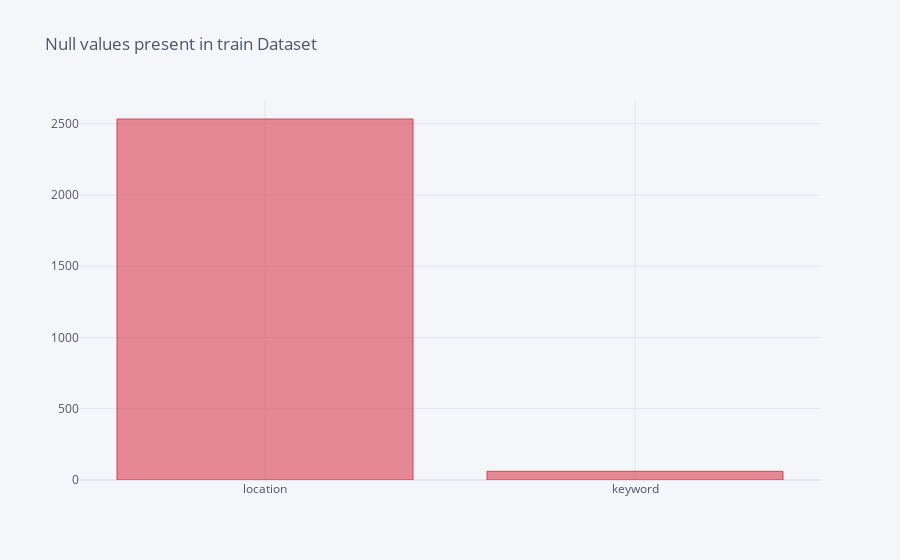

Write notebook code for a chart like this one.
### Markdown cell above
<a id='visual'></a>
# 3. Visualization of data

### Code cell
missing = train.isnull().sum()  
missing[missing>0].sort_values(ascending=False).iplot(kind='bar',title='Null values present in train Dataset', color=['red'])

### Figure 1 — Plotly figure (JSON) as saved in the notebook; plotly's stock layout.template omitted (floating-point values rounded to 4 significant figures)
{"data": [{"marker": {"color": "rgba(219, 64, 82, 0.6)", "line": {"color": "rgba(219, 64, 82, 1.0)", "width": 1}}, "name": "None", "orientation": "v", "text": "", "type": "bar", "x": ["location", "keyword"], "y": [2533, 61]}], "layout": {"legend": {"bgcolor": "#F5F6F9", "font": {"color": "#4D5663"}}, "paper_bgcolor": "#F5F6F9", "plot_bgcolor": "#F5F6F9", "title": {"font": {"color": "#4D5663"}, "text": "Null values present in train Dataset"}, "xaxis": {"gridcolor": "#E1E5ED", "showgrid": true, "tickfont": {"color": "#4D5663"}, "title": {"font": {"color": "#4D5663"}, "text": ""}, "zerolinecolor": "#E1E5ED"}, "yaxis": {"gridcolor": "#E1E5ED", "showgrid": true, "tickfont": {"color": "#4D5663"}, "title": {"font": {"color": "#4D5663"}, "text": ""}, "zerolinecolor": "#E1E5ED"}}}
